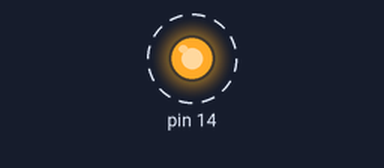
Recording of a sketch running on a simulated Arduino Uno, built with avr-gcc and run on an emulated ATmega328P. Shown: output pins drawn as LEDs (lit = HIGH). Dashed ring = blinking.

Above: at 0.5 s.
Timing chart, 0 to 4.6 s (numbered marks = the images above):
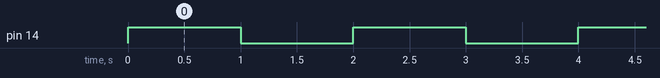

The sketch:

ToggleLED.ino
```cpp
void setup() {
  pinMode(PIN_A0, OUTPUT);
}

void loop() {
  digitalWrite(PIN_A0, HIGH);
  delay(1000);
  digitalWrite(PIN_A0, LOW);
  delay(1000);
}
```

Measured:
- by itself, pin 14: alternates HIGH for 1.0 s and LOW for 1.0 s
